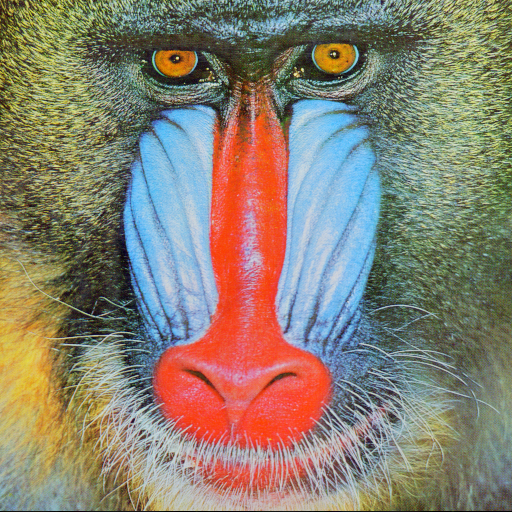
#> input picture Assignment-4/baboon.tiff, 512 x 512 px
$ python kmeansTest.py
#> lines starting #> are read from the running program, lines starting #| are printed output that depends on the picture; long printed decimals are rounded
### Assignment-4/data_loader.py
from sklearn.datasets import make_classification, make_blobs, load_iris
from sklearn.model_selection import train_test_split
from sklearn import datasets
import numpy as np


def toy_dataset(cluster_size=2, sample_per_cluster=50):
    # TODO: add sample size ease
#> called with cluster_size = 4, sample_per_cluster = 50
    np.random.seed(42)
    N = cluster_size*sample_per_cluster
    y = np.zeros(N)
    x = np.random.standard_normal(size=(N, 2))
    for i in range(cluster_size):
        theta = 2*np.pi*i/cluster_size
        x[i*sample_per_cluster:(i+1)*sample_per_cluster] = x[i*sample_per_cluster:(i+1)*sample_per_cluster] + \
            (cluster_size*np.cos(theta), cluster_size*np.sin(theta))
        y[i*sample_per_cluster:(i+1)*sample_per_cluster] = i
    return x, y


def load_digits():
    digits = datasets.load_digits()
    x = digits.data/16
    x = x.reshape([x.shape[0], -1])
    y = digits.target
    return train_test_split(x, y, random_state=42, test_size=0.25)

### Assignment-4/utils.py
import matplotlib
matplotlib.use('Agg')
import matplotlib.pyplot as plt
import os


class Figure():
    def __init__(self):
        self.fig = plt.figure()
        self.ax = self.fig.add_subplot(111)
        self.ax.set_xlabel('index 0')
        self.ax.set_ylabel('index 1')
        self.ax.axis('equal')

    def savefig(self, file_name):
#> called with file_name = 'plots/toy_dataset_real_labels.png'
        file = file_name.split('/')[-1]
        directory = '/'.join(file_name.split('/')[:-1])
        if (not os.path.isdir(directory)):
            os.makedirs(directory)
        plt.savefig(file_name)
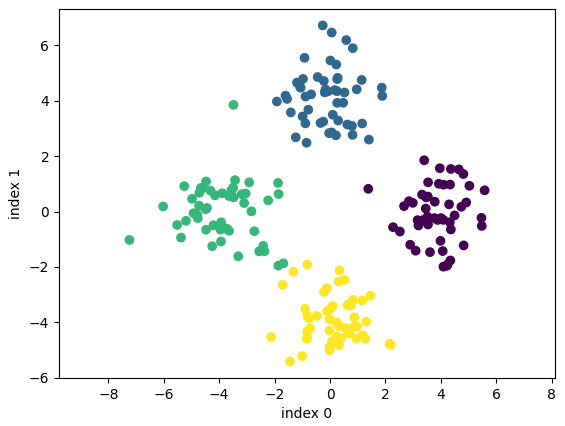
#> figure drawn by matplotlib, 1 panel
#> call 2 of savefig, with file_name = 'plots/toy_dataset.png'
#> in savefig (call 2), `plt.savefig(file_name)`:
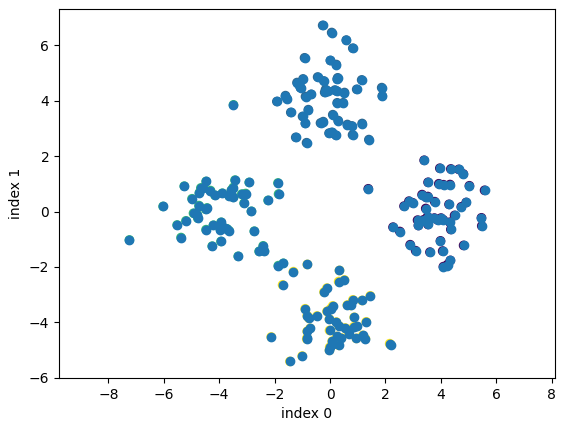
#> figure drawn by matplotlib, 1 panel

### Assignment-4/kmeans.py
import numpy as np


class KMeans():

    '''
        Class KMeans:
        Attr:
            n_cluster - Number of cluster for kmeans clustering
            max_iter - maximum updates for kmeans clustering
            e - error tolerance
    '''

    def __init__(self, n_cluster, max_iter=100, e=0.0001):
        self.n_cluster = n_cluster
        self.max_iter = max_iter
        self.e = e

    def fit(self, x):
        '''
            Finds n_cluster in the data x
            params:
                x - N X D numpy array
            returns:
                A tuple
                (centroids or means, membership, number_of_updates )
            Note: Number of iterations is the number of time you update means other than initialization
        '''
        assert len(x.shape) == 2, "fit function takes 2-D numpy arrays as input"
        np.random.seed(42)
        N, D = x.shape

        # TODO:
        # - comment/remove the exception.
        # - Initialize means by picking self.n_cluster from N data points
        # - Update means and membership untill convergence or untill you have made self.max_iter updates.
        # - return (means, membership, number_of_updates)

        # DONOT CHANGE CODE ABOVE THIS LINE

        def distortion(mu, x, r):
            N = x.shape[0]
            return np.sum([np.sum((x[r == k] - mu[k]) ** 2) for k in range(self.n_cluster)]) / N

        # Initialize centroids, membership, distortion
        mu = x[np.random.choice(N, self.n_cluster, replace=False), :]
        r = np.zeros(N, dtype=int)
        J = distortion(mu, x, r)
        # Loop until convergence/max_iter
        iter = 0
        while iter < self.max_iter:
            # Compute membership
            l2 = np.sum(((x - np.expand_dims(mu, axis=1)) ** 2), axis=2)
            r = np.argmin(l2, axis=0)
            # Compute distortion
            J_new = distortion(mu, x, r)
            if np.absolute(J - J_new) <= self.e:
                break
            J = J_new
            # Compute means
            mu_new = np.array([np.mean(x[r == k], axis=0) for k in range(self.n_cluster)])
            index = np.where(np.isnan(mu_new))
            mu_new[index] = mu[index]
            mu = mu_new
            iter += 1
        return (mu, r, iter)

        # DONOT CHANGE CODE BELOW THIS LINE


class KMeansClassifier():

    '''
        Class KMeansClassifier:
        Attr:
            n_cluster - Number of cluster for kmeans clustering
            max_iter - maximum updates for kmeans clustering
            e - error tolerance
    '''

    def __init__(self, n_cluster, max_iter=100, e=1e-6):
        self.n_cluster = n_cluster
        self.max_iter = max_iter
        self.e = e

    def fit(self, x, y):
        '''
            Train the classifier
            params:
                x - N X D size  numpy array
                y - N size numpy array of labels
            returns:
                None
            Stores following attributes:
                self.centroids : centroids obtained by kmeans clustering
                self.centroid_labels : labels of each centroid obtained by
                    majority voting
        '''

        assert len(x.shape) == 2, "x should be a 2-D numpy array"
        assert len(y.shape) == 1, "y should be a 1-D numpy array"
        assert y.shape[0] == x.shape[0], "y and x should have same rows"

        np.random.seed(42)
        N, D = x.shape
        # TODO:
        # - comment/remove the exception.
        # - Implement the classifier
        # - assign means to centroids
        # - assign labels to centroid_labels

        # DONOT CHANGE CODE ABOVE THIS LINE

        k_means = KMeans(n_cluster=self.n_cluster, max_iter=self.max_iter, e=self.e)
        centroids, membership, _ = k_means.fit(x)
        votes = [{} for k in range(self.n_cluster)]
        for y_i, r_i in zip(y, membership):
            if y_i not in votes[r_i].keys():
                votes[r_i][y_i] = 1
            else:
                votes[r_i][y_i] += 1
        centroid_labels = []
        for votes_k in votes:
            if not votes_k:
                centroid_labels.append(0)
            centroid_labels.append(max(votes_k, key=votes_k.get))
        centroid_labels = np.array(centroid_labels)

        # DONOT CHANGE CODE BELOW THIS LINE

        self.centroid_labels = centroid_labels
        self.centroids = centroids

        assert self.centroid_labels.shape == (self.n_cluster,), 'centroid_labels should be a vector of shape {}'.format(
            self.n_cluster)

        assert self.centroids.shape == (self.n_cluster, D), 'centroid should be a numpy array of shape {} X {}'.format(
            self.n_cluster, D)

    def predict(self, x):
        '''
            Predict function

            params:
                x - N X D size  numpy array
            returns:
                predicted labels - numpy array of size (N,)
        '''

        assert len(x.shape) == 2, "x should be a 2-D numpy array"

        np.random.seed(42)
        N, D = x.shape
        # TODO:
        # - comment/remove the exception.
        # - Implement the prediction algorithm
        # - return labels

        # DONOT CHANGE CODE ABOVE THIS LINE

        l2 = np.sum(((x - np.expand_dims(self.centroids, axis=1)) ** 2), axis=2)
        r = np.argmin(l2, axis=0)
        return self.centroid_labels[r]

        # DONOT CHANGE CODE BELOW THIS LINE

### Assignment-4/kmeansTest.py
import numpy as np
from data_loader import toy_dataset, load_digits
from kmeans import KMeans, KMeansClassifier
from sklearn.linear_model import LogisticRegression
from sklearn.neighbors import KNeighborsClassifier
from utils import Figure

import matplotlib
matplotlib.use('Agg')
import matplotlib.pyplot as plt


def transform_image(image, code_vectors):
    '''
        Quantize image using the code_vectors

        Return new image from the image by replacing each RGB value in image with nearest code vectors (nearest in euclidean distance sense)

        returns:
            numpy array of shape image.shape
    '''

    assert image.shape[2] == 3 and len(image.shape) == 3, \
        'Image should be a 3-D array with size (?,?,3)'

    assert code_vectors.shape[1] == 3 and len(code_vectors.shape) == 2, \
        'code_vectors should be a 2-D array with size (?,3)'

    # TODO
    # - comment/remove the exception
    # - implement the function

    # DONOT CHANGE CODE ABOVE THIS LINE

    N, M, C = image.shape
    data = image.reshape(N * M, C)
    l2 = np.sum(((data - np.expand_dims(code_vectors, axis=1)) ** 2), axis=2)
    r = np.argmin(l2, axis=0)
    return code_vectors[r].reshape(N, M, C)

    # DONOT CHANGE CODE BELOW THIS LINE


################################################################################
# KMeans on 2D toy dataset
# The dataset is generated from N gaussian distributions equally spaced on N radius circle.
# Here, N=4
# KMeans on this dataset should be able to identify the 4 clusters almost clearly.
################################################################################


def kmeans_toy():
    x, y = toy_dataset(4)
    fig = Figure()
    fig.ax.scatter(x[:, 0], x[:, 1], c=y)
    fig.savefig('plots/toy_dataset_real_labels.png')

    fig.ax.scatter(x[:, 0], x[:, 1])
    fig.savefig('plots/toy_dataset.png')
    n_cluster = 4
    k_means = KMeans(n_cluster=n_cluster, max_iter=100, e=1e-8)
    centroids, membership, i = k_means.fit(x)

    assert centroids.shape == (n_cluster, 2), \
        ('centroids for toy dataset should be numpy array of size {} X 2'
            .format(n_cluster))

    assert membership.shape == (50 * n_cluster,), \
        'membership for toy dataset should be a vector of size 200'

    assert type(i) == int and i > 0,  \
        'Number of updates for toy datasets should be integer and positive'

    print('[success] : kmeans clustering done on toy dataset')
    print('Toy dataset K means clustering converged in {} steps'.format(i))

    fig = Figure()
    fig.ax.scatter(x[:, 0], x[:, 1], c=membership)
    fig.ax.scatter(centroids[:, 0], centroids[:, 1], c='red')
    fig.savefig('plots/toy_dataset_predicted_labels.png')
#> call 3 of savefig, with file_name = 'plots/toy_dataset_predicted_labels.png'
#> in savefig (call 3), `plt.savefig(file_name)`:
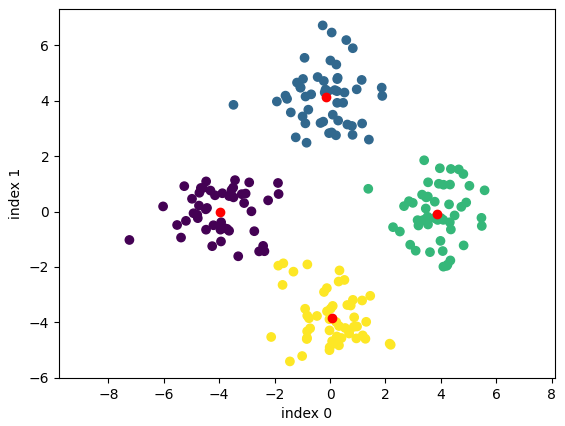
#> figure drawn by matplotlib, 1 panel

    np.savez('results/k_means_toy.npz',
             centroids=centroids, step=i, membership=membership, y=y)

################################################################################
# KMeans for image compression
# Here we use k-means for compressing an image
# We load an image 'baboon.tiff',  scale it to [0,1] and compress it.
# The problem can be rephrased as --- "each pixel is a 3-D data point (RGB) and we want to map each point to N points or N clusters.
################################################################################


def kmeans_image_compression():
    im = plt.imread('baboon.tiff')
#> im is the input picture: shape (512, 512, 3); mean R, G, B 137.4, 128.9, 113.1
    N, M = im.shape[:2]
#> N = 512; M = 512
    im = im / 255

    # convert to RGB array
    data = im.reshape(N * M, 3)

    k_means = KMeans(n_cluster=16, max_iter=100, e=1e-6)
    centroids, _, i = k_means.fit(data)
#> in fit (call 2), `mu = x[np.random.choice(N, self.n_cluster, replace=False), :]`: mu = 16 rows, first 8: [0.29, 0.486, 0.494], [0.561, 0.514, 0.365], [0.62, 0.737, 0.843], [0.588, 0.722, 0.871], [0.271, 0.353, 0.349], [0.282, 0.396, 0.192], [0.655, 0.718, 0.675], [0.447, 0.596, 0.369]
#> the loop in fit (call 2), `while iter < self.max_iter:` made 42 passes
#> (J_new, J) on passes 1 to 12: (0.0214, 0.0214), (0.0132, 0.0132), (0.0113, 0.0113), (0.0104, 0.0104), (0.0102, 0.0102), (0.0101, 0.0101), (0.00999, 0.00999), (0.00995, 0.00995), (0.00992, 0.00992), (0.0099, 0.0099), (0.00988, 0.00988), (0.00987, 0.00987)
#> J_new on pass 42: 0.00969
#> centroids = 16 rows, first 8: [0.318, 0.395, 0.408], [0.603, 0.603, 0.394], [0.64, 0.768, 0.871], [0.462, 0.718, 0.891], [0.395, 0.409, 0.272], [0.587, 0.453, 0.233], [0.72, 0.711, 0.519], [0.455, 0.512, 0.431]; i = 41

    print('RGB centroids computed in {} iteration'.format(i))
#| RGB centroids computed in 41 iteration
    new_im = transform_image(im, centroids)
#> in transform_image, `return code_vectors[r].reshape(N, M, C)`:
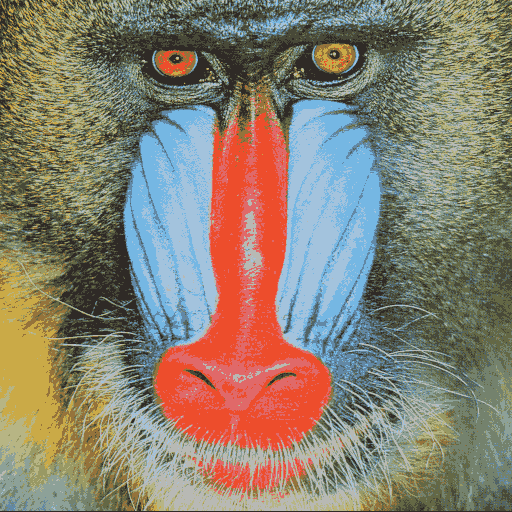
#> returned value: shape (512, 512, 3) float64; mean of channels 0, 1, 2 0.539, 0.505, 0.444; drawn as R, G, B

    assert new_im.shape == im.shape, \
        'Shape of transformed image should be same as image'

    mse = np.sum((im - new_im)**2) / (N * M)
#> mse = 0.00969
    print('Mean square error per pixel is {}'.format(mse))
#| Mean square error per pixel is 0.009688
    plt.imsave('plots/compressed_baboon.png', new_im)

    np.savez('results/k_means_compression.npz', im=im, centroids=centroids,
             step=i, new_image=new_im, pixel_error=mse)


################################################################################
# Kmeans for classification
# Here we use k-means for classifying digits
# We find N clusters in the data and label each cluster with the maximal class that belongs to that cluster.
# Test samples are labeled based on which cluster they belong to
################################################################################

def kmeans_classification():
    x_train, x_test, y_train, y_test = load_digits()

    # plot some train data
    N = 25
    l = int(np.ceil(np.sqrt(N)))

    im = np.zeros((10 * l, 10 * l))
    for m in range(l):
        for n in range(l):
            if (m * l + n < N):
                im[10 * m:10 * m + 8, 10 * n:10 * n +
                    8] = x_train[m * l + n].reshape([8, 8])
    plt.imsave('plots/digits.png', im, cmap='Greys')
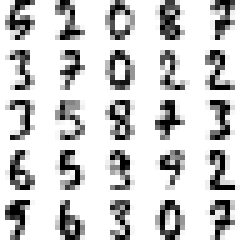
#> saved as digits.png: shape (50, 50, 3) (shown 5 times larger); min 0, max 255, mean 209.1

    n_cluster = 30
    classifier = KMeansClassifier(n_cluster=n_cluster, max_iter=100, e=1e-6)

    classifier.fit(x_train, y_train)
    y_hat_test = classifier.predict(x_test)

    assert y_hat_test.shape == y_test.shape, \
        'y_hat_test and y_test should have same shape'

    print('Prediction accuracy of K-means classifier with {} cluster is {}'.
          format(n_cluster, np.mean(y_hat_test == y_test)))

    linear_classifier = LogisticRegression()
    linear_classifier.fit(x_train, y_train)
    y_hat_test = linear_classifier.predict(x_test)
    print('Accuracy of logistic regression classifier is {}'
          .format(np.mean(y_hat_test == y_test)))

    KNNClassifier = KNeighborsClassifier()
    KNNClassifier.fit(x_train, y_train)
    y_hat_test = KNNClassifier.predict(x_test)
    print('Accuracy of Nearest Neighbour classifier is {}'
          .format(np.mean(y_hat_test == y_test)))

    np.savez('results/k_means_classification.npz',
             y_hat_test=y_hat_test, y_test=y_test, centroids=classifier.centroids, centroid_labels=classifier.centroid_labels)


if __name__ == '__main__':
    kmeans_toy()
    kmeans_image_compression()
    kmeans_classification()
